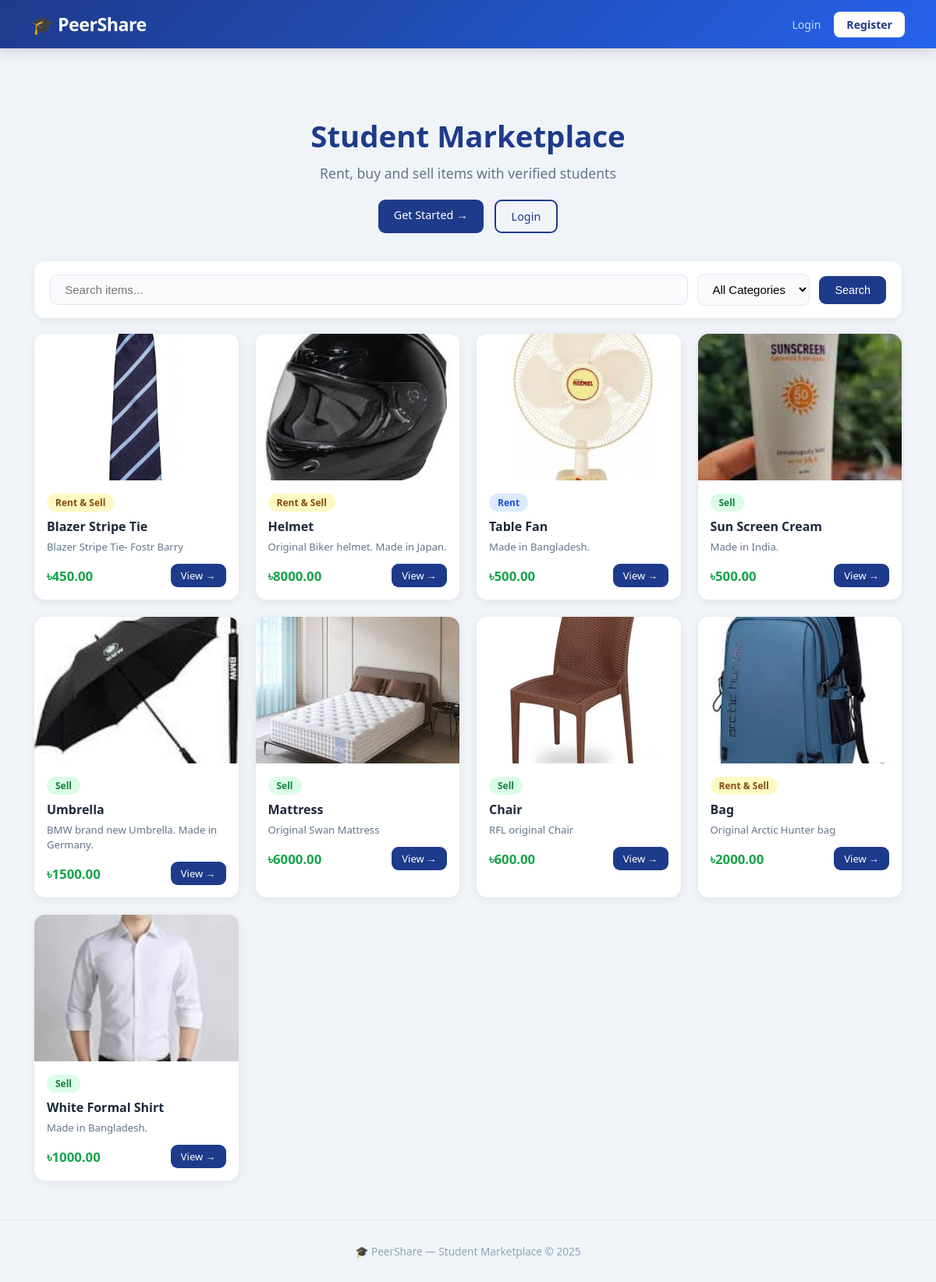
The page / on the database its author committed.
### marketplace/models.py (models this page shows, shortened)
class Item(models.Model):
    CATEGORY_CHOICES = [
        ('rent', 'For Rent'),
        ('sell', 'For Sale'),
        ('both', 'Rent & Sell'),
    ]
    owner = models.ForeignKey(
                     settings.AUTH_USER_MODEL,
                     on_delete=models.CASCADE,
                     related_name='items'
                   )
    title = models.CharField(max_length=200)
    description  = models.TextField()
    price  = models.DecimalField(
                     max_digits=10, decimal_places=2
                   )
    category = models.CharField(
                     max_length=10, choices=CATEGORY_CHOICES
                   )
    image = models.ImageField(
                     upload_to='items/',
                     null=True, blank=True
                   )
    is_available = models.BooleanField(default=True)
    created_at   = models.DateTimeField(auto_now_add=True)

### marketplace/views.py (the view)
# urls.py: path('', views.home, name='home'),
def home(request):
    query = request.GET.get('q', '')
    category = request.GET.get('category', '')
    items = Item.objects.filter(is_available=True).order_by('-created_at')
    if query:
        items = items.filter(title__icontains=query)
    if category:
        items = items.filter(category=category)
    return render(request, 'marketplace/home.html', {
        'items': items,
        'query': query,
        'category': category,
    })

### templates/marketplace/home.html (shortened to what this page needs)
{% extends 'base.html' %}
{% block content %}
<div class="hero">
  <h1> Student Marketplace</h1>
  <p>Rent, buy and sell items with verified students</p>
  {% if not user.is_authenticated %}
    <div class="hero-btns">
      <a href="/login/register/" class="btn">Get Started →</a>
      <a href="/login/" class="btn outline">Login</a>
    </div>
  {% endif %}
</div>
<form method="GET" class="search-bar">
  <input type="text" name="q"
         value="{{ query }}"
         placeholder=" Search items...">
  <select name="category">
    <option value="">All Categories</option>
  </select>
  <button type="submit" class="btn">Search</button>
</form>
<div class="item-grid">
  {% for item in items %}
  <div class="card">
    {% if item.image %}
      <img src="{{ item.image.url }}" alt="{{ item.title }}">
    {% else %}
      <div class="no-image"></div>
    {% endif %}
    <div class="card-body">
      <div class="card-top">
        {% if item.category == 'rent' %}
          <span class="badge badge-rent"> Rent</span>
        {% elif item.category == 'sell' %}
          <span class="badge badge-sell"> Sell</span>
        {% else %}
          <span class="badge badge-both"> Rent & Sell</span>
        {% endif %}
      </div>
      <h3>{{ item.title }}</h3>
      <p class="item-desc">
        {{ item.description|truncatechars:65 }}
      </p>
      <div class="card-footer">
        <span class="price">৳{{ item.price }}</span>
        <a href="/item/{{ item.pk }}/" class="btn small">
          View →
        </a>
      </div>
    </div>
  </div>
  {% endfor %}
</div>
{% endblock %}

### static/css/style.css (style rules this page uses)
*, *::before, *::after { box-sizing: border-box; margin: 0; padding: 0; }
body { font-family: 'Segoe UI', Tahoma, Geneva, Verdana, sans-serif; background: #f0f4f8; color: #1e293b; min-height: 100vh; }
a { color: inherit; text-decoration: none; }
img { display: block; max-width: 100%; }
.hero { text-align: center; padding: 50px 24px 36px; }
.hero h1 { font-size: 2.4rem; color: #1e3a8a; margin-bottom: 10px; }
.hero p { color: #64748b; font-size: 1.1rem; margin-bottom: 22px; }
.hero-btns { display: flex; justify-content: center; gap: 14px; }
.search-bar { display: flex; gap: 12px; align-items: center; background: #fff; padding: 16px 20px; border-radius: 14px; margin-bottom: 10px; box-shadow: 0 2px 10px rgba(0,0,0,0.07); flex-wrap: wrap; }
.search-bar input, .search-bar select { padding: 10px 14px; border: 1.5px solid #e2e8f0; border-radius: 9px; font-size: 0.94rem; outline: none; background: #f8fafc; transition: border 0.2s; }
.search-bar input { flex: 1; min-width: 160px; }
.btn { display: inline-block; background: #1e3a8a; color: #fff; padding: 10px 20px; border-radius: 9px; border: none; cursor: pointer; font-size: 0.9rem; font-weight: 500; transition: background 0.2s, transform 0.15s; text-decoration: none; white-space: nowrap; }
.btn.small { padding: 6px 13px; font-size: 0.81rem; }
.btn.outline { background: transparent; border: 2px solid #1e3a8a; color: #1e3a8a; }
.badge { display: inline-block; padding: 3px 11px; border-radius: 99px; font-size: 0.75rem; font-weight: 600; background: #e2e8f0; color: #475569; }
.badge-rent { background: #dbeafe; color: #1d4ed8; }
.badge-sell { background: #dcfce7; color: #15803d; }
.badge-both { background: #fef9c3; color: #854d0e; }
.price { font-size: 1.05rem; font-weight: 700; color: #16a34a; }
.item-grid { display: grid; grid-template-columns: repeat(auto-fill, minmax(240px,1fr)); gap: 22px; margin-top: 20px; }
.card { background: #fff; border-radius: 14px; overflow: hidden; box-shadow: 0 2px 12px rgba(0,0,0,0.07); transition: transform 0.2s, box-shadow 0.2s; }
.card img { width: 100%; height: 188px; object-fit: cover; }
.card-body { padding: 16px; }
.card-top { margin-bottom: 8px; }
.card-body h3 { font-size: 1rem; margin-bottom: 6px; }
.item-desc { font-size: 0.82rem; color: #64748b; margin-bottom: 12px; line-height: 1.45; }
.card-footer { display: flex; justify-content: space-between; align-items: center; margin-top: 10px; }

### rows shown on the page
Item: image (picture), category "Rent & Sell", title "Blazer Stripe Tie", description "Blazer Stripe Tie- Fostr Barry", price "450.00"
Item: image (picture), category "Rent & Sell", title "Helmet", description "Original Biker helmet. Made in Japan.", price "8000.00"
Item: image (picture), category "Rent", title "Table Fan", description "Made in Bangladesh.", price "500.00"
Item: image (picture), category "Sell", title "Sun Screen Cream", description "Made in India.", price "500.00"
Item: image (picture), category "Sell", title "Umbrella", description "BMW brand new Umbrella. Made in Germany.", price "1500.00"
Item: image (picture), category "Sell", title "Mattress", description "Original Swan Mattress", price "6000.00"
Item: image (picture), category "Sell", title "Chair", description "RFL original Chair", price "600.00"
Item: image (picture), category "Rent & Sell", title "Bag", description "Original Arctic Hunter bag", price "2000.00"
Item: image (picture), category "Sell", title "White Formal Shirt", description "Made in Bangladesh.", price "1000.00"
